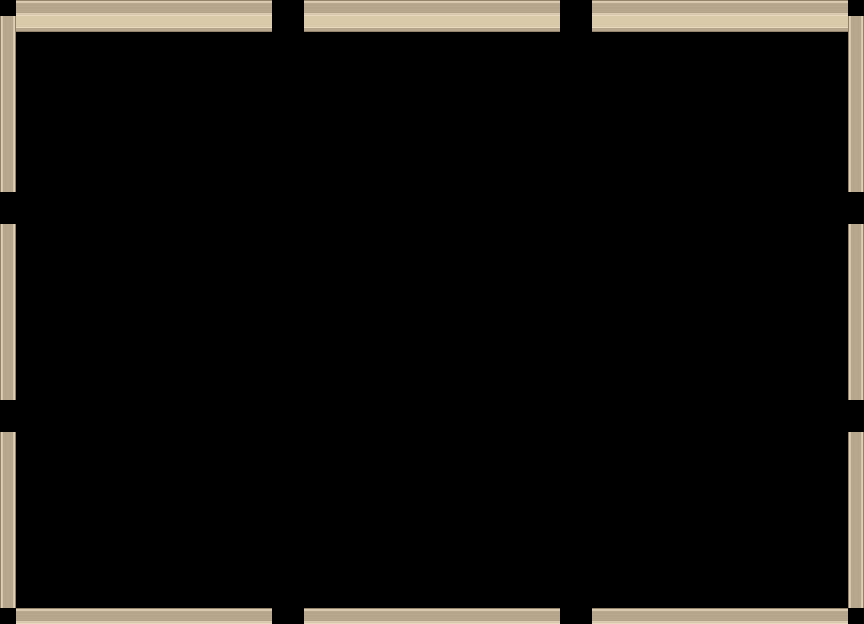

The image is a tile-based game level rendered from a .tmx file. Its description and source (layers, tilesets, objects; grid data summarised) follow:
An orthogonal 54x39 tile map with 16x16 px tiles, 1 tile layer (Ground-n-Walls).

<map version="1.10" tiledversion="1.10.2" orientation="orthogonal" renderorder="right-down" width="54" height="39" tilewidth="16" tileheight="16" infinite="0" nextlayerid="2" nextobjectid="1">
 <editorsettings>
  <export target="Attic_Border.tmj" format="json" />
 </editorsettings>
 <tileset firstgid="1" name="roguelikeSheet" tilewidth="16" tileheight="16" spacing="1" tilecount="1767" columns="57">
  <image source="../roguelikeSheet_transparent.png" width="968" height="526" />
  <tile id="697">
   <properties>
    <property name="collides" type="bool" value="true" />
   </properties>
  </tile>
  <tile id="698">
   <properties>
    <property name="collides" type="bool" value="true" />
   </properties>
  </tile>
  <tile id="699">
   <properties>
    <property name="collides" type="bool" value="true" />
   </properties>
  </tile>
  <tile id="700">
   <properties>
    <property name="collides" type="bool" value="true" />
   </properties>
  </tile>
  <tile id="701">
   <properties>
    <property name="collides" type="bool" value="true" />
   </properties>
  </tile>
  <tile id="702">
   <properties>
    <property name="collides" type="bool" value="true" />
   </properties>
  </tile>
  <tile id="703">
   <properties>
    <property name="collides" type="bool" value="true" />
   </properties>
  </tile>
  <tile id="704">
   <properties>
    <property name="collides" type="bool" value="true" />
   </properties>
  </tile>
  <tile id="705">
   <properties>
    <property name="collides" type="bool" value="true" />
   </properties>
  </tile>
  <tile id="706">
   <properties>
    <property name="collides" type="bool" value="true" />
   </properties>
  </tile>
  <tile id="707">
   <properties>
    <property name="collides" type="bool" value="true" />
   </properties>
  </tile>
  <tile id="708">
   <properties>
    <property name="collides" type="bool" value="true" />
   </properties>
  </tile>
  <tile id="709">
   <properties>
    <property name="collides" type="bool" value="true" />
   </properties>
  </tile>
  <tile id="710">
   <properties>
    <property name="collides" type="bool" value="true" />
   </properties>
  </tile>
  <tile id="711">
   <properties>
    <property name="collides" type="bool" value="true" />
   </properties>
  </tile>
  <tile id="712">
   <properties>
    <property name="collides" type="bool" value="true" />
   </properties>
  </tile>
  <tile id="713">
   <properties>
    <property name="collides" type="bool" value="true" />
   </properties>
  </tile>
  <tile id="714">
   <properties>
    <property name="collides" type="bool" value="true" />
   </properties>
  </tile>
  <tile id="715">
   <properties>
    <property name="collides" type="bool" value="true" />
   </properties>
  </tile>
  <tile id="716">
   <properties>
    <property name="collides" type="bool" value="true" />
   </properties>
  </tile>
  <tile id="717">
   <properties>
    <property name="collides" type="bool" value="true" />
   </properties>
  </tile>
  <tile id="754">
   <properties>
    <property name="collides" type="bool" value="true" />
   </properties>
  </tile>
  <tile id="755">
   <properties>
    <property name="collides" type="bool" value="true" />
   </properties>
  </tile>
  <tile id="756">
   <properties>
    <property name="collides" type="bool" value="true" />
   </properties>
  </tile>
  <tile id="757">
   <properties>
    <property name="collides" type="bool" value="true" />
   </properties>
  </tile>
  <tile id="758">
   <properties>
    <property name="collides" type="bool" value="true" />
   </properties>
  </tile>
  <tile id="759">
   <properties>
    <property name="collides" type="bool" value="true" />
   </properties>
  </tile>
  <tile id="760">
   <properties>
    <property name="collides" type="bool" value="true" />
   </properties>
  </tile>
  <tile id="761">
   <properties>
    <property name="collides" type="bool" value="true" />
   </properties>
  </tile>
  <tile id="762">
   <properties>
    <property name="collides" type="bool" value="true" />
   </properties>
  </tile>
  <tile id="763">
   <properties>
    <property name="collides" type="bool" value="true" />
   </properties>
  </tile>
  <tile id="764">
   <properties>
    <property name="collides" type="bool" value="true" />
   </properties>
  </tile>
  <tile id="765">
   <properties>
    <property name="collides" type="bool" value="true" />
   </properties>
  </tile>
  <tile id="766">
   <properties>
    <property name="collides" type="bool" value="true" />
   </properties>
  </tile>
  <tile id="767">
   <properties>
    <property name="collides" type="bool" value="true" />
   </properties>
  </tile>
  <tile id="768">
   <properties>
    <property name="collides" type="bool" value="true" />
   </properties>
  </tile>
  <tile id="769">
   <properties>
    <property name="collides" type="bool" value="true" />
   </properties>
  </tile>
  <tile id="770">
   <properties>
    <property name="collides" type="bool" value="true" />
   </properties>
  </tile>
  <tile id="771">
   <properties>
    <property name="collides" type="bool" value="true" />
   </properties>
  </tile>
  <tile id="772">
   <properties>
    <property name="collides" type="bool" value="true" />
   </properties>
  </tile>
  <tile id="773">
   <properties>
    <property name="collides" type="bool" value="true" />
   </properties>
  </tile>
  <tile id="774">
   <properties>
    <property name="collides" type="bool" value="true" />
   </properties>
  </tile>
  <tile id="811">
   <properties>
    <property name="collides" type="bool" value="true" />
   </properties>
  </tile>
  <tile id="812">
   <properties>
    <property name="collides" type="bool" value="true" />
   </properties>
  </tile>
  <tile id="813">
   <properties>
    <property name="collides" type="bool" value="true" />
   </properties>
  </tile>
  <tile id="814">
   <properties>
    <property name="collides" type="bool" value="true" />
   </properties>
  </tile>
  <tile id="815">
   <properties>
    <property name="collides" type="bool" value="true" />
   </properties>
  </tile>
  <tile id="816">
   <properties>
    <property name="collides" type="bool" value="true" />
   </properties>
  </tile>
  <tile id="817">
   <properties>
    <property name="collides" type="bool" value="true" />
   </properties>
  </tile>
  <tile id="818">
   <properties>
    <property name="collides" type="bool" value="true" />
   </properties>
  </tile>
  <tile id="819">
   <properties>
    <property name="collides" type="bool" value="true" />
   </properties>
  </tile>
  <tile id="820">
   <properties>
    <property name="collides" type="bool" value="true" />
   </properties>
  </tile>
  <tile id="821">
   <properties>
    <property name="collides" type="bool" value="true" />
   </properties>
  </tile>
  <tile id="822">
   <properties>
    <property name="collides" type="bool" value="true" />
   </properties>
  </tile>
  <tile id="823">
   <properties>
    <property name="collides" type="bool" value="true" />
   </properties>
  </tile>
  <tile id="824">
   <properties>
    <property name="collides" type="bool" value="true" />
   </properties>
  </tile>
  <tile id="825">
   <properties>
    <property name="collides" type="bool" value="true" />
   </properties>
  </tile>
  <tile id="826">
   <properties>
    <property name="collides" type="bool" value="true" />
   </properties>
  </tile>
  <tile id="827">
   <properties>
    <property name="collides" type="bool" value="true" />
   </properties>
  </tile>
  <tile id="828">
   <properties>
    <property name="collides" type="bool" value="true" />
   </properties>
  </tile>
  <tile id="829">
   <properties>
    <property name="collides" type="bool" value="true" />
   </properties>
  </tile>
  <tile id="830">
   <properties>
    <property name="collides" type="bool" value="true" />
   </properties>
  </tile>
  <tile id="831">
   <properties>
    <property name="collides" type="bool" value="true" />
   </properties>
  </tile>
  <tile id="868">
   <properties>
    <property name="collides" type="bool" value="true" />
   </properties>
  </tile>
  <tile id="869">
   <properties>
    <property name="collides" type="bool" value="true" />
   </properties>
  </tile>
  <tile id="870">
   <properties>
    <property name="collides" type="bool" value="true" />
   </properties>
  </tile>
  <tile id="871">
   <properties>
    <property name="collides" type="bool" value="true" />
   </properties>
  </tile>
  <tile id="872">
   <properties>
    <property name="collides" type="bool" value="true" />
   </properties>
  </tile>
  <tile id="873">
   <properties>
    <property name="collides" type="bool" value="true" />
   </properties>
  </tile>
  <tile id="874">
   <properties>
    <property name="collides" type="bool" value="true" />
   </properties>
  </tile>
  <tile id="875">
   <properties>
    <property name="collides" type="bool" value="true" />
   </properties>
  </tile>
  <tile id="876">
   <properties>
    <property name="collides" type="bool" value="true" />
   </properties>
  </tile>
  <tile id="877">
   <properties>
    <property name="collides" type="bool" value="true" />
   </properties>
  </tile>
  <tile id="878">
   <properties>
    <property name="collides" type="bool" value="true" />
   </properties>
  </tile>
  <tile id="879">
   <properties>
    <property name="collides" type="bool" value="true" />
   </properties>
  </tile>
  <tile id="880">
   <properties>
    <property name="collides" type="bool" value="true" />
   </properties>
  </tile>
  <tile id="881">
   <properties>
    <property name="collides" type="bool" value="true" />
   </properties>
  </tile>
  <tile id="882">
   <properties>
    <property name="collides" type="bool" value="true" />
   </properties>
  </tile>
  <tile id="883">
   <properties>
    <property name="collides" type="bool" value="true" />
   </properties>
  </tile>
  <tile id="884">
   <properties>
    <property name="collides" type="bool" value="true" />
   </properties>
  </tile>
  <tile id="885">
   <properties>
    <property name="collides" type="bool" value="true" />
   </properties>
  </tile>
  <tile id="886">
   <properties>
    <property name="collides" type="bool" value="true" />
   </properties>
  </tile>
  <tile id="887">
   <properties>
    <property name="collides" type="bool" value="true" />
   </properties>
  </tile>
  <tile id="888">
   <properties>
    <property name="collides" type="bool" value="true" />
   </properties>
  </tile>
  <tile id="925">
   <properties>
    <property name="collides" type="bool" value="true" />
   </properties>
  </tile>
  <tile id="926">
   <properties>
    <property name="collides" type="bool" value="true" />
   </properties>
  </tile>
  <tile id="927">
   <properties>
    <property name="collides" type="bool" value="true" />
   </properties>
  </tile>
  <tile id="928">
   <properties>
    <property name="collides" type="bool" value="true" />
   </properties>
  </tile>
  <tile id="929">
   <properties>
    <property name="collides" type="bool" value="true" />
   </properties>
  </tile>
  <tile id="930">
   <properties>
    <property name="collides" type="bool" value="true" />
   </properties>
  </tile>
  <tile id="931">
   <properties>
    <property name="collides" type="bool" value="true" />
   </properties>
  </tile>
  <tile id="932">
   <properties>
    <property name="collides" type="bool" value="true" />
   </properties>
  </tile>
  <tile id="933">
   <properties>
    <property name="collides" type="bool" value="true" />
   </properties>
  </tile>
  <tile id="934">
   <properties>
    <property name="collides" type="bool" value="true" />
   </properties>
  </tile>
  <tile id="935">
   <properties>
    <property name="collides" type="bool" value="true" />
   </properties>
  </tile>
  <tile id="936">
   <properties>
    <property name="collides" type="bool" value="true" />
   </properties>
  </tile>
  <tile id="937">
   <properties>
    <property name="collides" type="bool" value="true" />
   </properties>
  </tile>
  <tile id="938">
   <properties>
    <property name="collides" type="bool" value="true" />
   </properties>
  </tile>
  <tile id="939">
   <properties>
    <property name="collides" type="bool" value="true" />
   </properties>
  </tile>
  <tile id="940">
   <properties>
    <property name="collides" type="bool" value="true" />
   </properties>
  </tile>
  <tile id="941">
   <properties>
    <property name="collides" type="bool" value="true" />
   </properties>
  </tile>
  <tile id="942">
   <properties>
    <property name="collides" type="bool" value="true" />
   </properties>
  </tile>
  <tile id="943">
   <properties>
    <property name="collides" type="bool" value="true" />
   </properties>
  </tile>
  <tile id="944">
   <properties>
    <property name="collides" type="bool" value="true" />
   </properties>
  </tile>
  <tile id="945">
   <properties>
    <property name="collides" type="bool" value="true" />
   </properties>
  </tile>
  <tile id="982">
   <properties>
    <property name="collides" type="bool" value="true" />
   </properties>
  </tile>
  <tile id="983">
   <properties>
    <property name="collides" type="bool" value="true" />
   </properties>
  </tile>
  <tile id="984">
   <properties>
    <property name="collides" type="bool" value="true" />
   </properties>
  </tile>
  <tile id="985">
   <properties>
    <property name="collides" type="bool" value="true" />
   </properties>
  </tile>
  <tile id="986">
   <properties>
    <property name="collides" type="bool" value="true" />
   </properties>
  </tile>
  <tile id="987">
   <properties>
    <property name="collides" type="bool" value="true" />
   </properties>
  </tile>
  <tile id="988">
   <properties>
    <property name="collides" type="bool" value="true" />
   </properties>
  </tile>
  <tile id="989">
   <properties>
    <property name="collides" type="bool" value="true" />
   </properties>
  </tile>
  <tile id="990">
   <properties>
    <property name="collides" type="bool" value="true" />
   </properties>
  </tile>
  <tile id="991">
   <properties>
    <property name="collides" type="bool" value="true" />
   </properties>
  </tile>
  <tile id="992">
   <properties>
    <property name="collides" type="bool" value="true" />
   </properties>
  </tile>
  <tile id="993">
   <properties>
    <property name="collides" type="bool" value="true" />
   </properties>
  </tile>
  <tile id="994">
   <properties>
    <property name="collides" type="bool" value="true" />
   </properties>
  </tile>
  <tile id="995">
   <properties>
    <property name="collides" type="bool" value="true" />
   </properties>
  </tile>
  <tile id="996">
   <properties>
    <property name="collides" type="bool" value="true" />
   </properties>
  </tile>
  <tile id="997">
   <properties>
    <property name="collides" type="bool" value="true" />
   </properties>
  </tile>
  <tile id="998">
   <properties>
    <property name="collides" type="bool" value="true" />
   </properties>
  </tile>
  <tile id="999">
   <properties>
    <property name="collides" type="bool" value="true" />
   </properties>
  </tile>
  <tile id="1000">
   <properties>
    <property name="collides" type="bool" value="true" />
   </properties>
  </tile>
  <tile id="1001">
   <properties>
    <property name="collides" type="bool" value="true" />
   </properties>
  </tile>
  <tile id="1002">
   <properties>
    <property name="collides" type="bool" value="true" />
   </properties>
  </tile>
  <tile id="1039">
   <properties>
    <property name="collides" type="bool" value="true" />
   </properties>
  </tile>
  <tile id="1040">
   <properties>
    <property name="collides" type="bool" value="true" />
   </properties>
  </tile>
  <tile id="1041">
   <properties>
    <property name="collides" type="bool" value="true" />
   </properties>
  </tile>
  <tile id="1042">
   <properties>
    <property name="collides" type="bool" value="true" />
   </properties>
  </tile>
  <tile id="1043">
   <properties>
    <property name="collides" type="bool" value="true" />
   </properties>
  </tile>
  <tile id="1044">
   <properties>
    <property name="collides" type="bool" value="true" />
   </properties>
  </tile>
  <tile id="1045">
   <properties>
    <property name="collides" type="bool" value="true" />
   </properties>
  </tile>
  <tile id="1046">
   <properties>
    <property name="collides" type="bool" value="true" />
   </properties>
  </tile>
  <tile id="1047">
   <properties>
    <property name="collides" type="bool" value="true" />
   </properties>
  </tile>
  <tile id="1048">
   <properties>
    <property name="collides" type="bool" value="true" />
   </properties>
  </tile>
  <tile id="1049">
   <properties>
    <property name="collides" type="bool" value="true" />
   </properties>
  </tile>
  <tile id="1050">
   <properties>
    <property name="collides" type="bool" value="true" />
   </properties>
  </tile>
  <tile id="1051">
   <properties>
    <property name="collides" type="bool" value="true" />
   </properties>
  </tile>
  <tile id="1052">
   <properties>
    <property name="collides" type="bool" value="true" />
   </properties>
  </tile>
  <tile id="1053">
   <properties>
    <property name="collides" type="bool" value="true" />
   </properties>
  </tile>
  <tile id="1054">
   <properties>
    <property name="collides" type="bool" value="true" />
   </properties>
  </tile>
  <tile id="1055">
   <properties>
    <property name="collides" type="bool" value="true" />
   </properties>
  </tile>
  <tile id="1056">
   <properties>
    <property name="collides" type="bool" value="true" />
   </properties>
  </tile>
  <tile id="1057">
   <properties>
    <property name="collides" type="bool" value="true" />
   </properties>
  </tile>
  <tile id="1058">
   <properties>
    <property name="collides" type="bool" value="true" />
   </properties>
  </tile>
  <tile id="1059">
   <properties>
    <property name="collides" type="bool" value="true" />
   </properties>
  </tile>
 </tileset>
 <layer id="1" name="Ground-n-Walls" width="54" height="39">
  <data>[2106 cells, 210 non-empty, 3 distinct tile ids]</data>
 </layer>
</map>
